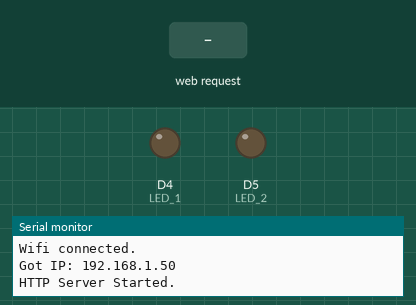
Bench run of a sketch on a simulated ESP8266 (NodeMCU). On the bench: output pins drawn as LEDs (lit = HIGH), the last lines printed to the serial monitor. Inputs (shaded band) come from the test bench. WiFi joins after 1.5 s; servers stay silent unless stated.

Above: at 3.3 s.
3.4 s: HTTP request GET /ledon1 received
At 3.9 s:
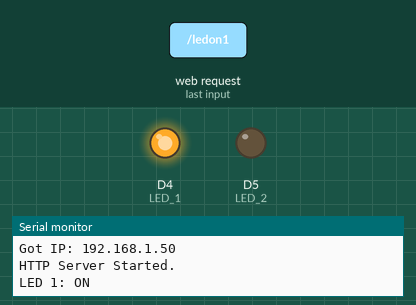
4.9 s: HTTP request GET /ledon2 received
At 6.1 s:
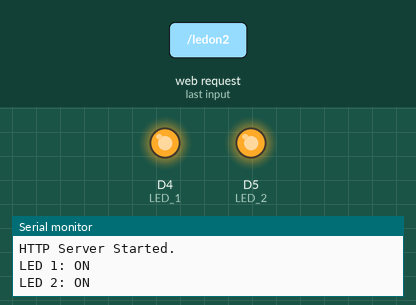
6.4 s: HTTP request GET /ledoff1 received
At 7.4 s:
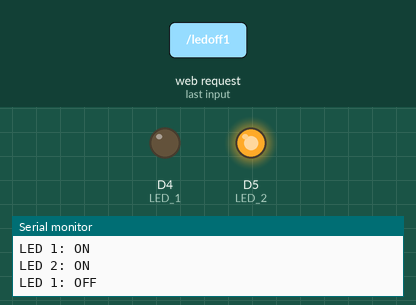
7.9 s: HTTP request GET /ledoff2 received
At 8.6 s:
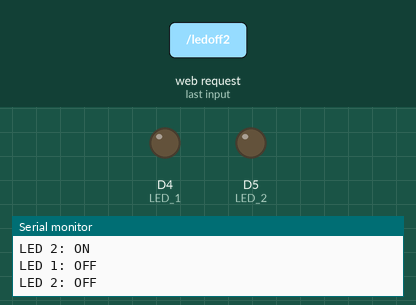
Timing chart, 0 to 10.4 s (numbered marks = the images above; inputs shaded):
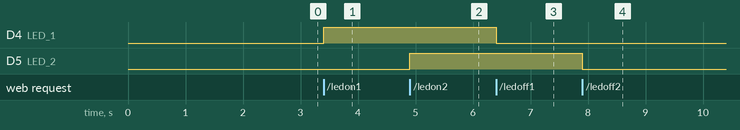

Measured:
- after the input at 3.4 s, D4 (LED_1): LOW → HIGH at once
- after the input at 4.9 s, D5 (LED_2): LOW → HIGH at once
- after the input at 6.4 s, D4 (LED_1): HIGH → LOW at once
- after the input at 7.9 s, D5 (LED_2): HIGH → LOW at once

The sketch:

Server2Led.ino
```cpp
#include <ESP8266WiFi.h>
#include <ESP8266WebServer.h>

const char* ssid = ""; // Your WiFi SSID
const char* password = ""; // Your WiFi Password

ESP8266WebServer server(80);
bool LED1status = LOW;
bool LED2status = LOW;

void setup() {
  Serial.begin(9600);
  delay(100);
  pinMode(D4, OUTPUT); // LED 1
  pinMode(D5, OUTPUT); // LED 2

  Serial.println("Connecting to ");
  Serial.println(ssid);

  WiFi.begin(ssid, password);
  while (WiFi.status() != WL_CONNECTED) {
    delay(1000);
    Serial.println(".");
  }
  Serial.println("");
  Serial.println("Wifi connected.");
  Serial.print("Got IP: ");
  Serial.println(WiFi.localIP());

  server.on("/", handle_OnConnect);
  server.on("/ledon1", handle_ledon1);
  server.on("/ledoff1", handle_ledoff1);
  server.on("/ledon2", handle_ledon2);
  server.on("/ledoff2", handle_ledoff2);
  server.onNotFound(handle_NotFound);

  server.begin();
  Serial.println("HTTP Server Started.");
}

void loop() {
  server.handleClient();
  digitalWrite(D4, LED1status ? HIGH : LOW);
  digitalWrite(D5, LED2status ? HIGH : LOW);
}

void handle_OnConnect() {
  LED1status = LOW;
  LED2status = LOW;
  Serial.println("LEDs: OFF");
  server.send(200, "text/html", updateWebpage(LED1status, LED2status));
}

void handle_ledon1() {
  LED1status = HIGH;
  Serial.println("LED 1: ON");
  server.send(200, "text/html", updateWebpage(LED1status, LED2status));
}

void handle_ledoff1() {
  LED1status = LOW;
  Serial.println("LED 1: OFF");
  server.send(200, "text/html", updateWebpage(LED1status, LED2status));
}

void handle_ledon2() {
  LED2status = HIGH;
  Serial.println("LED 2: ON");
  server.send(200, "text/html", updateWebpage(LED1status, LED2status));
}

void handle_ledoff2() {
  LED2status = LOW;
  Serial.println("LED 2: OFF");
  server.send(200, "text/html", updateWebpage(LED1status, LED2status));
}

void handle_NotFound() {
  server.send(404, "text/plain", "Not Found");
}

String updateWebpage(uint8_t LED1status, uint8_t LED2status) {
  String ptr = "<!DOCTYPE html> <html>\n";
  ptr += "<head><meta name=\"viewport\" content=\"width=device-width, initial-scale=1.0, user-scalable=no\">\n";
  ptr += "<title>LED Control</title>\n";
  ptr += "<style>html { font-family: Helvetica; display: inline-block; margin: 0px auto; text-align: center;}\n";
  ptr += "body{margin-top: 50px;} h1 {color: #444444;margin: 50px auto 30px;} h3 {color: #444444;margin-bottom: 50px;}\n";
  ptr += ".button {display: block;width: 80px;background-color: #1abc9c;border: none;color: white;padding: 13px 30px;text-decoration: none;font-size: 25px;margin: 0px auto 35px;cursor: pointer;border-radius: 4px;}\n";
  ptr += ".button-on {background-color: #3498db;}\n";
  ptr += ".button-on:active {background-color: #3498db;}\n";
  ptr += ".button-off {background-color: #34495e;}\n";
  ptr += ".button-off:active {background-color: #2c3e50;}\n";
  ptr += "p {font-size: 14px;color: #888;margin-bottom: 10px;}\n";
  ptr += "</style>\n";
  ptr += "</head>\n";
  ptr += "<body>\n";
  ptr += "<h1>ESP8266 Web Server</h1>\n";
  ptr += "<h3>Using Access Point(AP) Mode</h3>\n";

  if (LED1status) {
    ptr += "<p>BLUE LED 1: ON</p><a class=\"button button-off\" href=\"/ledoff1\">OFF</a>\n";
  } else {
    ptr += "<p>BLUE LED 1: OFF</p><a class=\"button button-on\" href=\"/ledon1\">ON</a>\n";
  }

  if (LED2status) {
    ptr += "<p>BLUE LED 2: ON</p><a class=\"button button-off\" href=\"/ledoff2\">OFF</a>\n";
  } else {
    ptr += "<p>BLUE LED 2: OFF</p><a class=\"button button-on\" href=\"/ledon2\">ON</a>\n";
  }

  ptr += "</body>\n";
  ptr += "</html>\n";
  return ptr;
}
```
